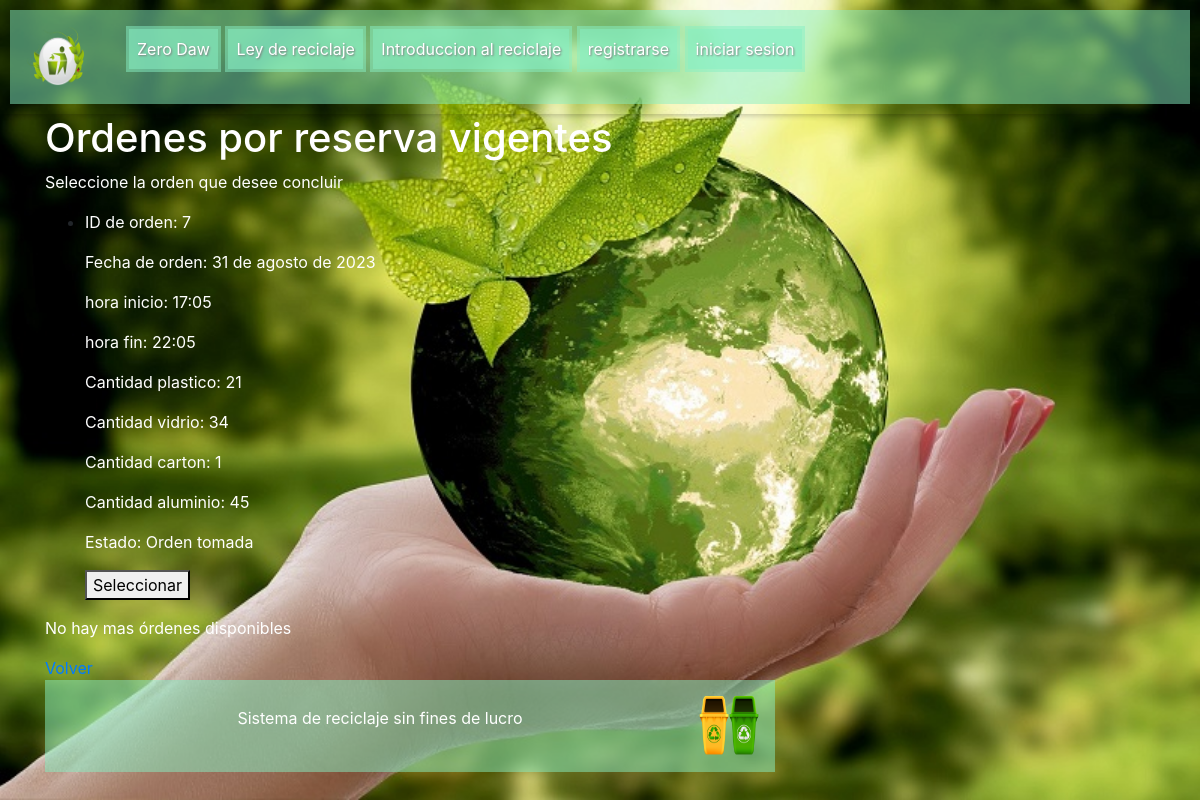
The page /registro/mostrar_ordenes_eliminar_reserva/ on the database its author committed.
### Registro/models.py (models this page shows, shortened)
class Reserva_orden(models.Model):
    id_user = models.ForeignKey(UserModelo, on_delete=models.CASCADE)
    id_orden = models.AutoField(primary_key=True)
    fecha_orden = models.DateField()
    hora_inicio = models.TimeField()
    hora_fin = models.TimeField()
    cantidad_plastico = models.IntegerField(default=0)
    cantidad_vidrio = models.IntegerField(default=0)
    cantidad_carton = models.IntegerField(default=0)
    cantidad_aluminio = models.IntegerField(default=0)
    latitud_posicion_ciudadano = models.DecimalField(max_digits=9, decimal_places=6, null=True)
    longitud_posicion_ciudadano = models.DecimalField(max_digits=9, decimal_places=6, null=True)
    latitud_posicion_recolector = models.DecimalField(max_digits=9, decimal_places=6, null=True)
    longitud_posicion_recolector = models.DecimalField(max_digits=9, decimal_places=6, null=True)
    estado = models.CharField(max_length=200, null=True)

### Registro/views.py (the view, shortened to what this page needs)
# urls.py: path('mostrar_ordenes_eliminar_reserva/', MostrarReservaParaEliminarView.as_view(), name='mostrar_ordenes_eliminar_reserva'),
class MostrarReservaParaEliminarView(ListView):
    model = UserModelo
    template_name = 'Registro/mostrar_reserva_para_eliminar.html'
    def get_context_data(self, **kwargs):
        context = super().get_context_data(**kwargs)
        context['ordenes'] = Reserva_orden.objects.all()
        return context

### templates/Registro/mostrar_reserva_para_eliminar.html (shortened to what this page needs)
{% extends 'base.html' %}
{% load static %}
{% block content %}
<div>
    <h1 class="letras">Ordenes por reserva vigentes</h1>
    <p class="letras">Seleccione la orden que desee concluir</p>
</div>
{% if ordenes %}
    {% with hay_ordenes_disponibles=False %}
        <ul>
            {% for orden in ordenes %}
                {% if orden.estado != "Concluido" and orden.estado != "Calificado"%}
                    {% if not hay_ordenes_disponibles %}
                        {% with hay_ordenes_disponibles=True %}
                            <li>
                                <p class="letras">ID de orden: {{ orden.id_orden }}</p>
                                <p class="letras">Fecha de orden: {{ orden.fecha_orden }}</p>
                                <p class="letras">hora inicio: {{ orden.hora_inicio}}</p>
                                <p class="letras">hora fin: {{ orden.hora_fin}}</p>
                                <p class="letras">Cantidad plastico: {{ orden.cantidad_plastico }}</p>
                                <p class="letras">Cantidad vidrio: {{ orden.cantidad_vidrio }}</p>
                                <p class="letras">Cantidad carton: {{ orden.cantidad_carton }}</p>
                                <p class="letras">Cantidad aluminio: {{ orden.cantidad_aluminio }}</p>
                                <p class="letras">Estado: {{ orden.estado }} </p>
                                <form method="POST" action="{% url 'actualizar_reserva' orden.id_orden %}">
                                    <button type="submit">Seleccionar</button>
                                </form>
                            </li>
                        {% endwith %}
                    {% endif %}
                {% endif %}
            {% endfor %}
        </ul>
        {% if not hay_ordenes_disponibles %}
            <p class="letras">No hay mas órdenes disponibles</p>
        {% endif %}
    {% endwith %}
{% else %}
    <h1 class="letras">No hay mas registros de órdenes</h1>
{% endif %}
<a href="{% url 'login' %}">Volver</a>
<footer>
    <div id="navbar" class="video2">
        <div class="video">
        <p class="letras2">Sistema de reciclaje sin fines de lucro</p>
        </div>
        <img  src="{% static 'images/logo_4.png' %}" alt="logo" style="width: 60px; height: 60px;">
    </div>
</footer>
{% endblock %}

### static/css/estilos.css (style rules this page uses)
body { background-image: url("../images/planeta_limpio.jpg"); background-repeat: no-repeat; background-size: cover; background-position: center; }
#navbar { background-color: rgba(135, 239, 195, 0.5); }
#navbar { background-color: rgba(135, 239, 195, 0.5); padding: 1em 1em; display: flex; align-content: center; width: 100%; }
.letras2 { color: #ffffff; }

### static/css/fondo.css (style rules this page uses)
body { background-image: url("../images/planeta_limpio.jpg"); background-repeat: no-repeat; background-size: cover; background-position: center; }
.letras { color: white; }
#navbar { background-color: rgba(135, 239, 195, 0.5); }
.video { display: flex; align-items: center; margin: 0 auto; }
.video2 { display: flex; align-items: center; justify-content: flex-end; margin: 0 auto; }

### rows shown on the page
Reserva_orden: id_orden "7", fecha_orden "31 de agosto de 2023", hora_inicio "17:05", hora_fin "22:05", cantidad_plastico "21", cantidad_vidrio "34", cantidad_carton "1", cantidad_aluminio "45", estado "Orden tomada"
